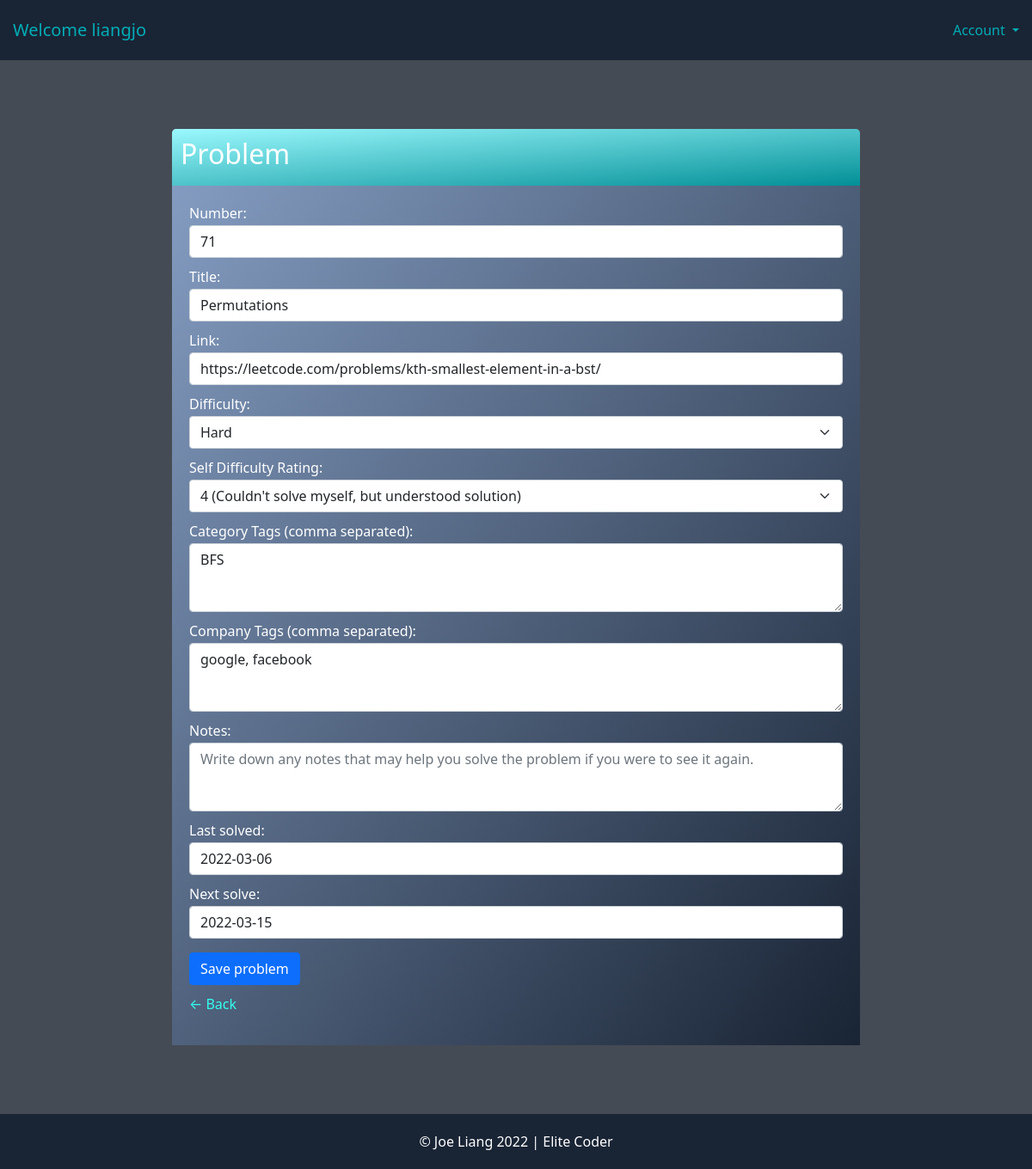
The app's page /problem-update/6/ (signed in) with its own data.
### account/models.py (models this page shows, shortened)
class Account(AbstractBaseUser):
	email 					= models.EmailField(verbose_name="email", max_length=60, unique=True)
	username 				= models.CharField(max_length=30, unique=True)
	date_joined				= models.DateTimeField(verbose_name='date joined', auto_now_add=True)
	last_login				= models.DateTimeField(verbose_name='last login', auto_now=True)
	is_admin				= models.BooleanField(default=False)
	is_active				= models.BooleanField(default=True)
	is_staff				= models.BooleanField(default=False)
	is_superuser			= models.BooleanField(default=False)
	hide_email				= models.BooleanField(default=True)
	USERNAME_FIELD = 'email'
	REQUIRED_FIELDS = ['username']
	objects = MyAccountManager()
	def __str__(self):
		return self.username

### base/models.py (models this page shows, shortened)
class Problem(models.Model):
   user = models.ForeignKey(User, on_delete=models.CASCADE, null=True, blank=True)
   number = models.PositiveIntegerField()
   title = models.CharField(max_length=100)
   link = models.URLField(max_length=500, default="")
   difficulty = models.CharField(max_length=6, choices=DIFFICULTY_CHOICES, default='medium')
   rating = models.CharField(verbose_name='Self Difficulty Rating', max_length=2, choices=RATING_CHOICES, default='3')
   categories = models.TextField(default='', verbose_name="Category Tags (comma separated)", blank=True)
   companies = models.TextField(default='', verbose_name="Company Tags (comma separated)", blank=True)
   notes = models.TextField(default='', blank=True)
   last_solved = models.DateField(default=date.today)
   next_solve = models.DateField(null=True, blank=True)

### base/views.py (the view)
# urls.py: path('problem-update/<int:pk>/', ProblemUpdate.as_view(), name='problem-update'),
class ProblemUpdate(LoginRequiredMixin, UpdateView):
    model = Problem
    form_class = ProblemUpdateForm
    def get_form_kwargs(self, *args, **kwargs):
        kwargs = super(ProblemUpdate, self).get_form_kwargs(*args, **kwargs)
        kwargs['user'] = self.request.user
        kwargs['id'] = self.kwargs['pk']
        return kwargs

### base/forms.py (shortened to what this page needs)
class ProblemUpdateForm(forms.ModelForm):
    class Meta:
        model = Problem
        exclude = ('user',) #specifies what fields from the model not to include in the form.
    def __init__(self, *args, **kwargs):
        self.user = kwargs.pop('user')
        self.id = kwargs.pop('id')
        super(ProblemUpdateForm, self).__init__(*args, **kwargs)

### base/templates/base/problem_form.html (shortened to what this page needs)
{% extends 'base/base.html' %}
{% block content %}
<div class="form-small form-big">
    <div class="header-bar">
        <h2>Problem</h2>
    </div>
    <div class="card-body">
        <form method="POST" action="">
            {{form}}
            <button class="btn btn-primary" type="submit">Save problem</button>
        </form>
        <p><a href="{% url 'problems' %}">&#8592; Back</a></p>
    </div>
</div>
{% endblock content %}

### base/templates/base/header.html (shortened to what this page needs)
<header>
    {% if request.user.is_authenticated %}
    <nav class="nav-head">
        <a class="navbar-brand" href="{% url 'problems' %}">Welcome {{request.user}}</a>
        <ul class="navbar-nav mr-auto">
            <li class="nav-item dropdown">
                <a class="nav-link dropdown-toggle" href="/" id="navbarDropdownMenuLink" role="button" data-bs-toggle="dropdown" aria-expanded="false">
                  Account
                </a>
            </li>
        </ul>
    </nav>
    {% endif %}
</header>

### static/base.css (style rules this page uses)
body { min-height: 100vh; display: flex; flex-flow: column; }
a { text-decoration: none; }

### static/header.css (style rules this page uses)
header { padding: 15px; background-color: #192435; }
header a, .nav-link { color: #00adb5; text-decoration: none; }
.nav-head { display: flex; justify-content: space-between; }

### static/form.css (style rules this page uses)
.form-small { max-width: 400px; margin: 80px auto; background: linear-gradient(to bottom right, hsl(216,35%,65%), hsl(216,35%,15%)); border-radius: 5px 5px 0 0; }
.form-small a, .form-big a { color: #33FFF0; }
.header-bar { background: linear-gradient(to bottom right, hsl(183,97%,80%), hsl(183,97%,30%)); color: white; padding: 10px; border-radius: 5px 5px 0 0; }
.card-body { padding: 20px; }
input, textarea, select { margin-top: 2px; margin-bottom: 10px; }
.card-body button { margin-bottom: 10px; }
.card-body p, .card-body label { color: white; }
.form-big { max-width: 800px; }
.form-big textarea { height: 80px; }

### records on screen
Account: user "liangjo"
Problem: number "71", title "Permutations", link "https://leetcode.com/problems/kth-smallest-element-in-a-bst/", difficulty "Hard", rating "4 (Couldn't solve myself, but understood solution)", categories "BFS", companies "google, facebook", last_solved "2022-03-06", next_solve "2022-03-15"
